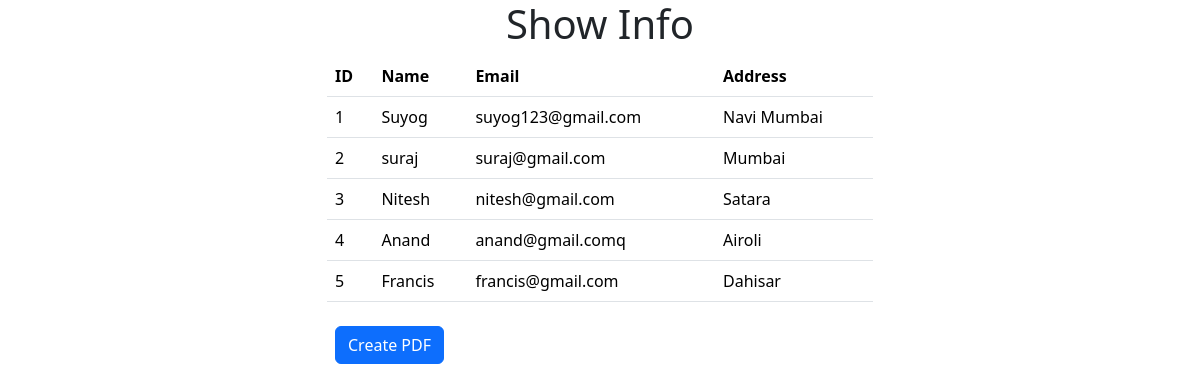
The page / on the database its author committed.
### myapp/models.py (models this page shows)
class Student(models.Model):
    name = models.CharField(max_length=100)
    email = models.EmailField(max_length=255)
    address = models.CharField(max_length=255)

### myapp/views.py (the view)
# urls.py: 2. Add a URL to urlpatterns:  path('', views.home, name='home')
def home(request):
    stu = Student.objects.all()
    context ={
        'student': stu
    }
    return render(request, 'pdf_convert/home.html',context)

### myapp/templates/pdf_convert/home.html (shortened to what this page needs)
<!DOCTYPE html>
{% load static %}
<html lang="en">
<head>
    <link rel="stylesheet" href="{% static 'css/bootstrap.css' %}">
</head>
<body>
    <h1 class="text-center">Show Info</h1>
    <div class="container">
        <div class="row justify-content-center">
            <div class="col-md-6">
                <table class="table">
                    <thead>
                        <tr>
                            <th scope="col">ID</th>
                            <th scope="col">Name</th>
                            <th scope="col">Email</th>
                            <th scope="col">Address</th>
                        </tr>
                    </thead>
                    <tbody>
                        {% for stu in student %}
                        <tr>
                            <td scope="row">{{stu.id}}</td>
                            <td>{{stu.name}}</td>
                            <td>{{stu.email}}</td>
                            <td>{{stu.address}}</td>
                        </tr>
                        {% endfor %}
                    </tbody>
                </table>
                <a href="{% url 'create_pdf' %}" class="btn btn-primary m-2">Create PDF</a>
            </div>
        </div>
    </div>
</body>
</html>

### rows shown on the page
Student: id "1", name "Suyog", email "suyog123@gmail.com", address "Navi Mumbai"
Student: id "2", name "suraj", email "suraj@gmail.com", address "Mumbai"
Student: id "3", name "Nitesh", email "nitesh@gmail.com", address "Satara"
Student: id "4", name "Anand", email "anand@gmail.comq", address "Airoli"
Student: id "5", name "Francis", email "francis@gmail.com", address "Dahisar"
